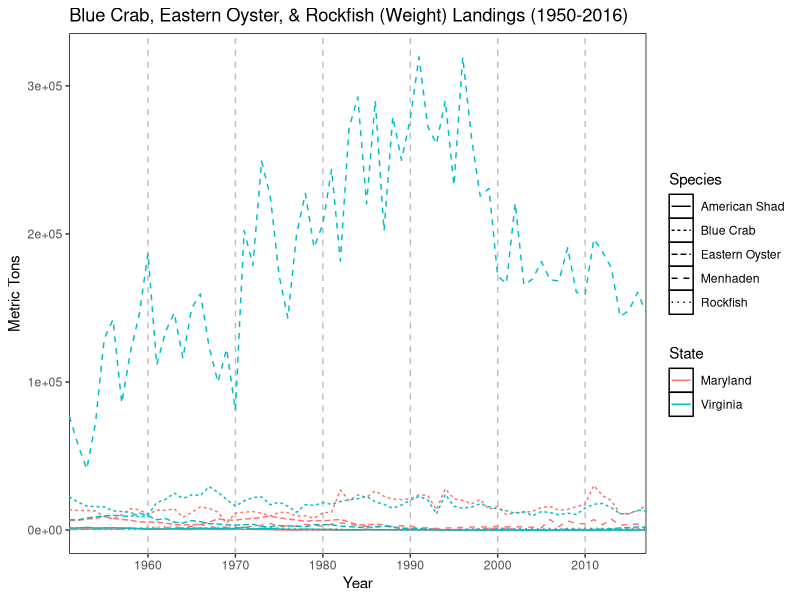
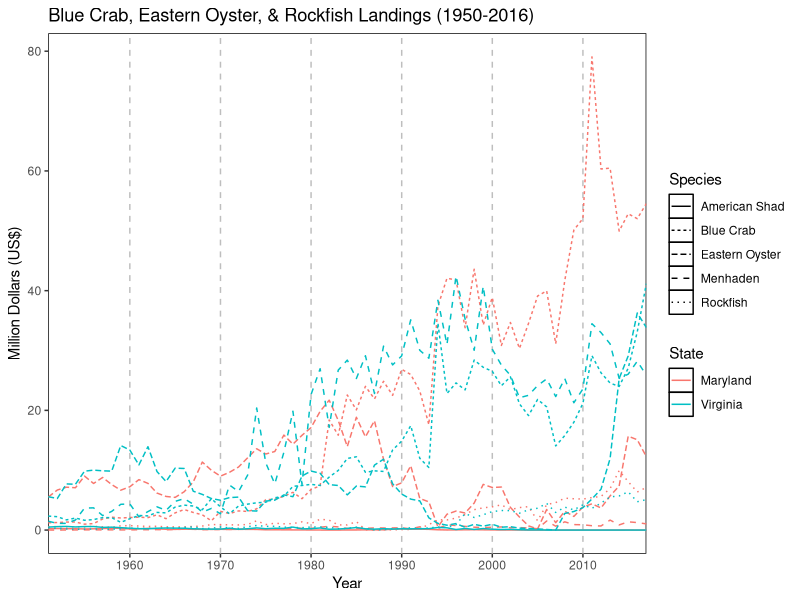
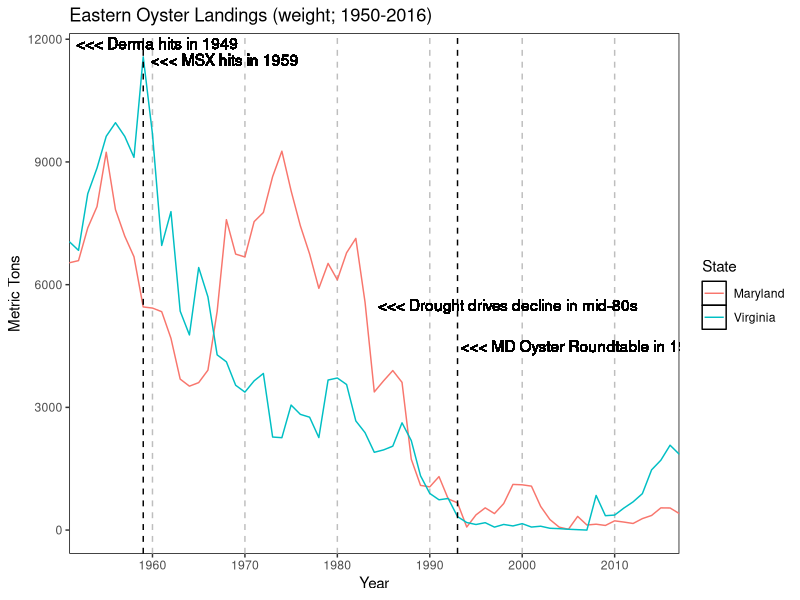
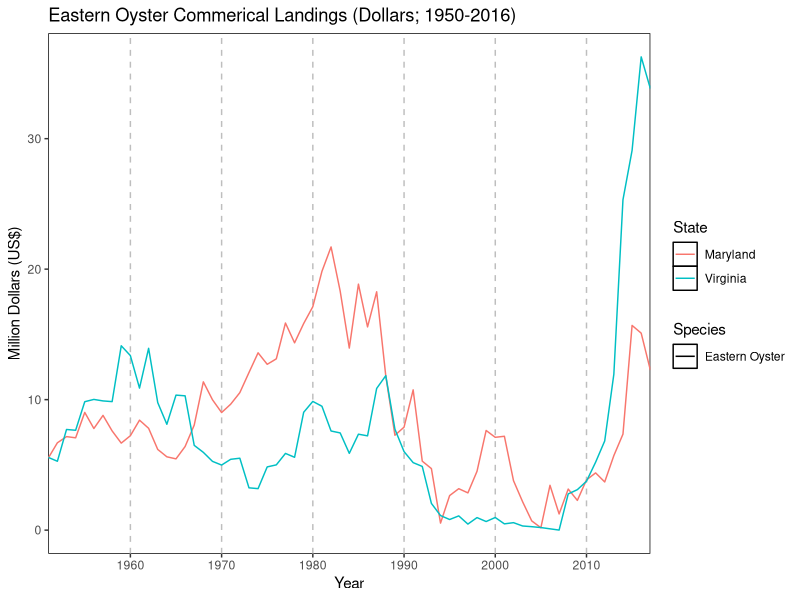
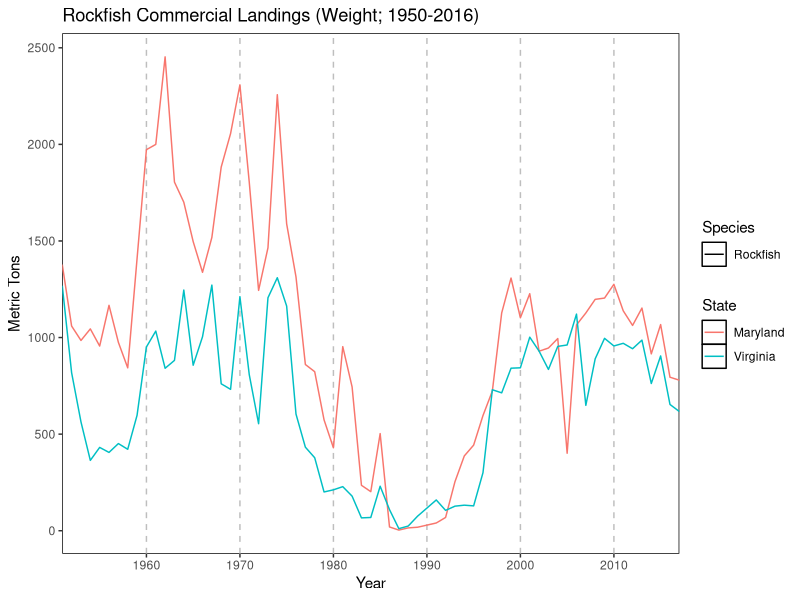
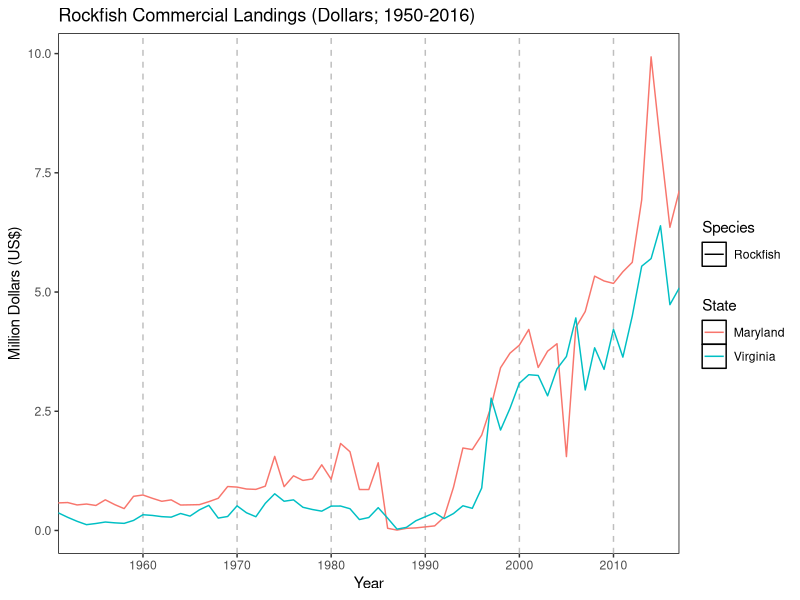
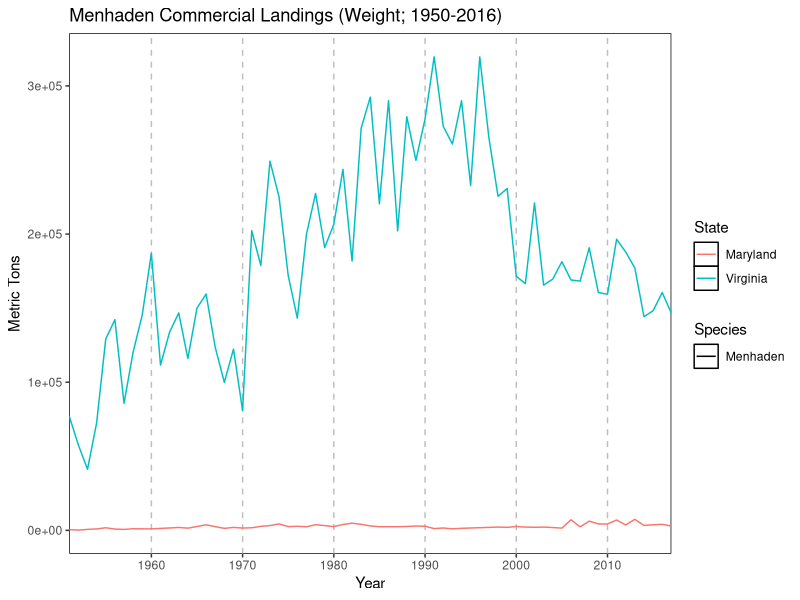
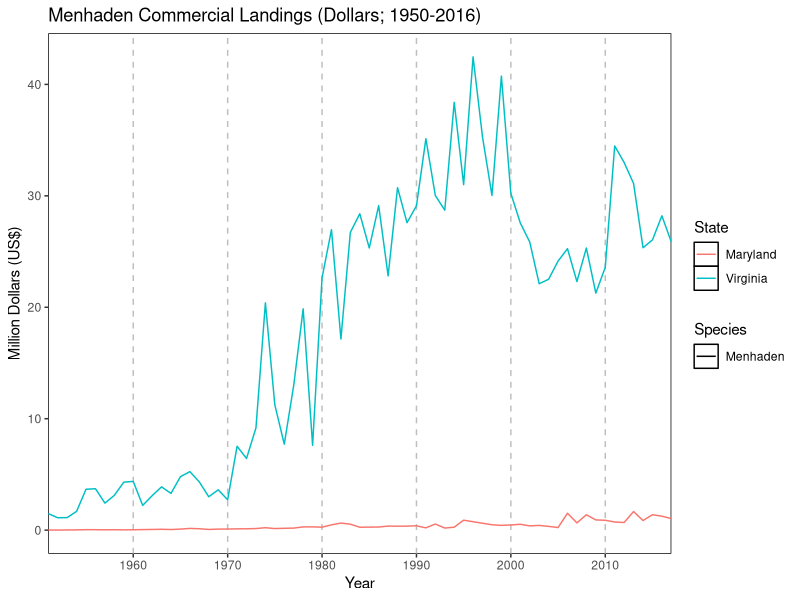

These charts were generated, in order, by the following R code:
rm(list=ls())

library(tidyverse)
library(lubridate)

bc <- read.csv('data/landings_bluecrab.csv', skip = 4, stringsAsFactors = FALSE) %>%
  rename(USdollars = X.) %>%
  mutate(Year = as.Date(ISOdate(Year, 12, 31)),
         State = as.character(State),
         Metric.Tons = as.numeric(Metric.Tons),
         Pounds = as.numeric(Pounds),
         USdollars = as.numeric(USdollars)) %>%
  group_by(Year) %>%
  group_by(State, add = TRUE) %>%
  summarise(metric_tons = sum(Metric.Tons), 
            pounds = sum(Pounds),
            dollars = sum(USdollars)) %>%
  mutate(Species = 'Blue Crab')

eo <- read.csv('data/landings_easternoyster.csv', skip = 4, stringsAsFactors = FALSE) %>%
  rename(USdollars = X.) %>%
  mutate(Year = as.Date(ISOdate(Year, 12, 31)),
         State = as.character(State),
         Metric.Tons = as.numeric(Metric.Tons),
         Pounds = as.numeric(Pounds),
         USdollars = as.numeric(USdollars)) %>%
  group_by(Year, State) %>%
  summarise(metric_tons = sum(Metric.Tons), 
            pounds = sum(Pounds),
            dollars = sum(USdollars)) %>%
  mutate(Species = 'Eastern Oyster')

rf <- read.csv('data/landings_rockfish.csv', skip = 4, stringsAsFactors = FALSE) %>%
  rename(USdollars = X.) %>%
  mutate(Year = as.Date(ISOdate(Year, 12, 31)),
         State = as.character(State),
         Metric.Tons = as.numeric(Metric.Tons),
         Pounds = as.numeric(Pounds),
         USdollars = as.numeric(USdollars)) %>%
  group_by(Year, State) %>%
  summarise(metric_tons = sum(Metric.Tons), 
            pounds = sum(Pounds),
            dollars = sum(USdollars)) %>%
  mutate(Species = 'Rockfish')

mh <- read.csv('data/landings_menhaden.csv', skip = 4, stringsAsFactors = FALSE) %>%
  rename(USdollars = X.) %>%
  mutate(Year = as.Date(ISOdate(Year, 12, 31)),
         State = as.character(State),
         Metric.Tons = as.numeric(Metric.Tons),
         Pounds = as.numeric(Pounds),
         USdollars = as.numeric(USdollars)) %>%
  group_by(Year, State) %>%
  summarise(metric_tons = sum(Metric.Tons), 
            pounds = sum(Pounds),
            dollars = sum(USdollars)) %>%
  mutate(Species = 'Menhaden')

as <- read.csv('data/landings_shad.csv', skip = 4, stringsAsFactors = FALSE) %>%
  rename(USdollars = X.) %>%
  mutate(Year = as.Date(ISOdate(Year, 12, 31)),
         State = as.character(State),
         Metric.Tons = as.numeric(Metric.Tons),
         Pounds = as.numeric(Pounds),
         USdollars = as.numeric(USdollars)) %>%
  group_by(Year, State) %>%
  summarise(metric_tons = sum(Metric.Tons), 
            pounds = sum(Pounds),
            dollars = sum(USdollars)) %>%
  mutate(Species = 'American Shad')

dat <- rbind(bc, eo, rf, mh, as)



############################################
## BAY (Rockfish, Oyster, & Crabs)
############################################

fig <- ggplot(filter(dat, State %in% c('Maryland', 'Virginia'))) +
  geom_line(aes(Year, metric_tons, color = State, linetype = Species)) + 
  # geom_point(aes(Year, metric_tons, color = State, shape = Species)) +
  scale_x_date(name = 'Year',
               date_breaks = '10 years',
               date_labels = '%Y',
               expand = c(0,0)) +
  scale_y_continuous(name = 'Metric Tons') +
  ggtitle('Blue Crab, Eastern Oyster, & Rockfish (Weight) Landings (1950-2016)') +
  theme(panel.background = element_rect(fill = 'white', color = 'black'),
        panel.grid.major.x = element_line(color = 'grey', linetype = 'dashed'),
        panel.grid.major.y = element_blank(),
        panel.grid.minor = element_blank())
fig

tiff('figures/landings.tiff', height = 7, width = 10, units = 'in', res = 300, compression = 'lzw')
fig
dev.off()

## BAY plot US dollars 
fig <- ggplot(filter(dat, State %in% c('Maryland', 'Virginia'))) +
  geom_line(aes(Year, dollars/1000000, color = State, linetype = Species)) + 
  scale_x_date(name = 'Year',
               date_breaks = '10 years',
               date_labels = '%Y',
               expand = c(0,0)) +
  scale_y_continuous(name = 'Million Dollars (US$)') +
  ggtitle('Blue Crab, Eastern Oyster, & Rockfish Landings (1950-2016)') +
  theme(panel.background = element_rect(fill = 'white', color = 'black'),
        panel.grid.major.x = element_line(color = 'grey', linetype = 'dashed'),
        panel.grid.major.y = element_blank(),
        panel.grid.minor = element_blank())
fig

tiff('figures/dollars.tiff', height = 7, width = 10, units = 'in', res = 300, compression = 'lzw')
fig
dev.off()



######################
## OYSTER
######################

fig <- ggplot(filter(dat, State %in% c('Maryland', 'Virginia'), Species == 'Eastern Oyster')) +
  geom_line(aes(Year, metric_tons, color = State)) + 
  # geom_line(aes(Year, filter(dat$metric_tons, State == 'Maryland', Species == 'Eastern Oyster'))) + 
  # geom_point(aes(Year, metric_tons, color = State, shape = Species)) +
  geom_vline(xintercept = as.Date('1959-01-01'), linetype = 'dashed') +
  geom_vline(xintercept = as.Date('1993-01-01'), linetype = 'dashed') +
  geom_text(x = as.Date('1950-01-01'), y = 11900, label = '<<< Derma hits in 1949',
            hjust = -0.1) +
  geom_text(x = as.Date('1959-01-01'), y = 11500, label = '<<< MSX hits in 1959',
            hjust = -0.05) +
  geom_text(x = as.Date('1983-01-01'), y = 5500, label = '<<< Drought drives decline in mid-80s',
            hjust = -0.05) +
  geom_text(x = as.Date('1992-01-01'), y = 4500, label = '<<< MD Oyster Roundtable in 1993',
            hjust = -0.05) +
  scale_x_date(name = 'Year',
               date_breaks = '10 years',
               date_labels = '%Y',
               expand = c(0,0)) +
  scale_y_continuous(name = 'Metric Tons') +
  ggtitle('Eastern Oyster Landings (weight; 1950-2016)') +
  theme(panel.background = element_rect(fill = 'white', color = 'black'),
        panel.grid.major.x = element_line(color = 'grey', linetype = 'dashed'),
        panel.grid.major.y = element_blank(),
        panel.grid.minor = element_blank())
fig

tiff('figures/oyster_landings.tiff', height = 7, width = 10, units = 'in', res = 300, compression = 'lzw')
fig
dev.off()

## plot US dollars
fig <- ggplot(filter(dat, State %in% c('Maryland', 'Virginia'), Species == 'Eastern Oyster')) +
  # geom_line(aes(Year, dollars/1000000, linetype = Species)) + 
  geom_line(aes(Year, dollars/1000000, color = State, linetype = Species)) + 
  scale_x_date(name = 'Year',
               date_breaks = '10 years',
               date_labels = '%Y',
               expand = c(0,0)) +
  scale_y_continuous(name = 'Million Dollars (US$)') +
  ggtitle('Eastern Oyster Commerical Landings (Dollars; 1950-2016)') +
  theme(panel.background = element_rect(fill = 'white', color = 'black'),
        panel.grid.major.x = element_line(color = 'grey', linetype = 'dashed'),
        panel.grid.major.y = element_blank(),
        panel.grid.minor = element_blank())
fig

tiff('figures/oysters_dollars.tiff', height = 7, width = 10, units = 'in', res = 300, compression = 'lzw')
fig
dev.off()



######################
## ROCKFISH
######################

fig <- ggplot(filter(dat, State %in% c('Maryland', 'Virginia'), Species == 'Rockfish')) +
  geom_line(aes(Year, metric_tons, color = State, linetype = Species)) + 
  # geom_point(aes(Year, metric_tons, color = State, shape = Species)) +
  scale_x_date(name = 'Year',
               date_breaks = '10 years',
               date_labels = '%Y',
               expand = c(0,0)) +
  scale_y_continuous('Metric Tons') +
  ggtitle('Rockfish Commercial Landings (Weight; 1950-2016)') +
  theme(panel.background = element_rect(fill = 'white', color = 'black'),
        panel.grid.major.x = element_line(color = 'grey', linetype = 'dashed'),
        panel.grid.major.y = element_blank(),
        panel.grid.minor = element_blank())
fig

tiff('figures/rockfish_landings.tiff', height = 7, width = 10, units = 'in', res = 300, compression = 'lzw')
fig
dev.off()

## plot US dollars
fig <- ggplot(filter(dat, State %in% c('Maryland', 'Virginia'), Species == 'Rockfish')) +
  # geom_line(aes(Year, dollars/1000000, linetype = Species)) + 
  geom_line(aes(Year, dollars/1000000, color = State, linetype = Species)) + 
  scale_x_date(name = 'Year',
               date_breaks = '10 years',
               date_labels = '%Y',
               expand = c(0,0)) +
  scale_y_continuous(name = 'Million Dollars (US$)') +
  ggtitle('Rockfish Commercial Landings (Dollars; 1950-2016)') +
  theme(panel.background = element_rect(fill = 'white', color = 'black'),
        panel.grid.major.x = element_line(color = 'grey', linetype = 'dashed'),
        panel.grid.major.y = element_blank(),
        panel.grid.minor = element_blank())
fig

tiff('figures/rockfish_dollars.tiff', height = 7, width = 10, units = 'in', res = 300, compression = 'lzw')
fig
dev.off()



######################
## MENHADEN
######################

fig <- ggplot(filter(dat, State %in% c('Maryland', 'Virginia'), Species == 'Menhaden')) +
  geom_line(aes(Year, metric_tons, color = State, linetype = Species)) + 
  # geom_point(aes(Year, metric_tons, color = State, shape = Species)) +
  scale_x_date(name = 'Year',
               date_breaks = '10 years',
               date_labels = '%Y',
               expand = c(0,0)) +
  scale_y_continuous('Metric Tons') +
  ggtitle('Menhaden Commercial Landings (Weight; 1950-2016)') +
  theme(panel.background = element_rect(fill = 'white', color = 'black'),
        panel.grid.major.x = element_line(color = 'grey', linetype = 'dashed'),
        panel.grid.major.y = element_blank(),
        panel.grid.minor = element_blank())
fig

tiff('figures/menhaden_landings.tiff', height = 7, width = 10, units = 'in', res = 300, compression = 'lzw')
fig
dev.off()

## plot US dollars
fig <- ggplot(filter(dat, State %in% c('Maryland', 'Virginia'), Species == 'Menhaden')) +
  # geom_line(aes(Year, dollars/1000000, linetype = Species)) + 
  geom_line(aes(Year, dollars/1000000, color = State, linetype = Species)) + 
  scale_x_date(name = 'Year',
               date_breaks = '10 years',
               date_labels = '%Y',
               expand = c(0,0)) +
  scale_y_continuous(name = 'Million Dollars (US$)') +
  ggtitle('Menhaden Commercial Landings (Dollars; 1950-2016)') +
  theme(panel.background = element_rect(fill = 'white', color = 'black'),
        panel.grid.major.x = element_line(color = 'grey', linetype = 'dashed'),
        panel.grid.major.y = element_blank(),
        panel.grid.minor = element_blank())
fig

tiff('figures/menhaden_dollars.tiff', height = 7, width = 10, units = 'in', res = 300, compression = 'lzw')
fig
dev.off()


######################
## AMERICAN SHAD
######################

fig <- ggplot(filter(dat, State %in% c('Maryland', 'Virginia'), Species == 'American Shad')) +
  geom_line(aes(Year, metric_tons, color = State, linetype = Species)) + 
  # geom_point(aes(Year, metric_tons, color = State, shape = Species)) +
  scale_x_date(name = 'Year',
               date_breaks = '10 years',
               date_labels = '%Y',
               expand = c(0,0)) +
  scale_y_continuous('Metric Tons') +
  ggtitle('American Shad Commercial Landings (Weight; 1950-2016)') +
  theme(panel.background = element_rect(fill = 'white', color = 'black'),
        panel.grid.major.x = element_line(color = 'grey', linetype = 'dashed'),
        panel.grid.major.y = element_blank(),
        panel.grid.minor = element_blank())
fig

tiff('figures/shad_landings.tiff', height = 7, width = 10, units = 'in', res = 300, compression = 'lzw')
fig
dev.off()

## plot US dollars
fig <- ggplot(filter(dat, State %in% c('Maryland', 'Virginia'), Species == 'American Shad')) +
  # geom_line(aes(Year, dollars/1000000, linetype = Species)) + 
  geom_line(aes(Year, dollars/1000000, color = State, linetype = Species)) + 
  scale_x_date(name = 'Year',
               date_breaks = '10 years',
               date_labels = '%Y',
               expand = c(0,0)) +
  scale_y_continuous(name = 'Million Dollars (US$)') +
  ggtitle('American Shad Commercial Landings (Dollars; 1950-2016)') +
  theme(panel.background = element_rect(fill = 'white', color = 'black'),
        panel.grid.major.x = element_line(color = 'grey', linetype = 'dashed'),
        panel.grid.major.y = element_blank(),
        panel.grid.minor = element_blank())
fig

tiff('figures/shad_dollars.tiff', height = 7, width = 10, units = 'in', res = 300, compression = 'lzw')
fig
dev.off()
